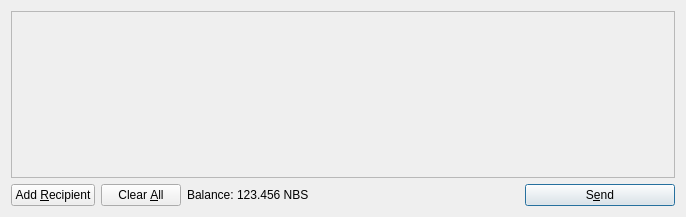
<?xml version="1.0" encoding="UTF-8"?>
<ui version="4.0">
 <class>SendCoinsDialog</class>
 <widget class="QDialog" name="SendCoinsDialog">
  <property name="geometry">
   <rect>
    <x>0</x>
    <y>0</y>
    <width>686</width>
    <height>217</height>
   </rect>
  </property>
  <property name="windowTitle">
   <string>Send Coins</string>
  </property>
  <layout class="QVBoxLayout" name="verticalLayout">
   <item>
    <widget class="QScrollArea" name="scrollArea">
     <property name="widgetResizable">
      <bool>true</bool>
     </property>
     <widget class="QWidget" name="scrollAreaWidgetContents">
      <property name="geometry">
       <rect>
        <x>0</x>
        <y>0</y>
        <width>666</width>
        <height>165</height>
       </rect>
      </property>
      <layout class="QVBoxLayout" name="verticalLayout_2">
       <property name="margin">
        <number>0</number>
       </property>
       <item>
        <layout class="QVBoxLayout" name="entries">
         <property name="spacing">
          <number>6</number>
         </property>
        </layout>
       </item>
       <item>
        <spacer name="verticalSpacer">
         <property name="orientation">
          <enum>Qt::Vertical</enum>
         </property>
         <property name="sizeHint" stdset="0">
          <size>
           <width>20</width>
           <height>40</height>
          </size>
         </property>
        </spacer>
       </item>
      </layout>
     </widget>
    </widget>
   </item>
   <item>
    <layout class="QHBoxLayout" name="horizontalLayout">
     <item>
      <widget class="QPushButton" name="addButton">
       <property name="toolTip">
        <string>Send to multiple recipients at once</string>
       </property>
       <property name="text">
        <string>Add &amp;Recipient</string>
       </property>
       <property name="icon">
        <iconset resource="../bitcoin.qrc">
         <normaloff>:/icons/add</normaloff>:/icons/add</iconset>
       </property>
       <property name="autoDefault">
        <bool>false</bool>
       </property>
      </widget>
     </item>
     <item>
      <widget class="QPushButton" name="clearButton">
       <property name="sizePolicy">
        <sizepolicy hsizetype="Minimum" vsizetype="Fixed">
         <horstretch>0</horstretch>
         <verstretch>0</verstretch>
        </sizepolicy>
       </property>
       <property name="toolTip">
        <string>Remove all transaction fields</string>
       </property>
       <property name="text">
        <string>Clear &amp;All</string>
       </property>
       <property name="icon">
        <iconset resource="../bitcoin.qrc">
         <normaloff>:/icons/remove</normaloff>:/icons/remove</iconset>
       </property>
       <property name="autoRepeatDelay">
        <number>300</number>
       </property>
       <property name="autoDefault">
        <bool>false</bool>
       </property>
      </widget>
     </item>
     <item>
      <layout class="QHBoxLayout" name="horizontalLayout_2">
       <property name="spacing">
        <number>3</number>
       </property>
       <item>
        <widget class="QLabel" name="label">
         <property name="text">
          <string>Balance:</string>
         </property>
        </widget>
       </item>
       <item>
        <widget class="QLabel" name="labelBalance">
         <property name="cursor">
          <cursorShape>IBeamCursor</cursorShape>
         </property>
         <property name="text">
          <string>123.456 NBS</string>
         </property>
         <property name="textInteractionFlags">
          <set>Qt::LinksAccessibleByMouse|Qt::TextSelectableByKeyboard|Qt::TextSelectableByMouse</set>
         </property>
        </widget>
       </item>
      </layout>
     </item>
     <item>
      <spacer name="horizontalSpacer">
       <property name="orientation">
        <enum>Qt::Horizontal</enum>
       </property>
       <property name="sizeHint" stdset="0">
        <size>
         <width>40</width>
         <height>20</height>
        </size>
       </property>
      </spacer>
     </item>
     <item>
      <widget class="QPushButton" name="sendButton">
       <property name="minimumSize">
        <size>
         <width>150</width>
         <height>0</height>
        </size>
       </property>
       <property name="toolTip">
        <string>Confirm the send action</string>
       </property>
       <property name="text">
        <string>S&amp;end</string>
       </property>
       <property name="icon">
        <iconset resource="../bitcoin.qrc">
         <normaloff>:/icons/send</normaloff>:/icons/send</iconset>
       </property>
       <property name="default">
        <bool>true</bool>
       </property>
      </widget>
     </item>
    </layout>
   </item>
  </layout>
 </widget>
 <resources>
  <include location="../bitcoin.qrc"/>
 </resources>
 <connections/>
</ui>
